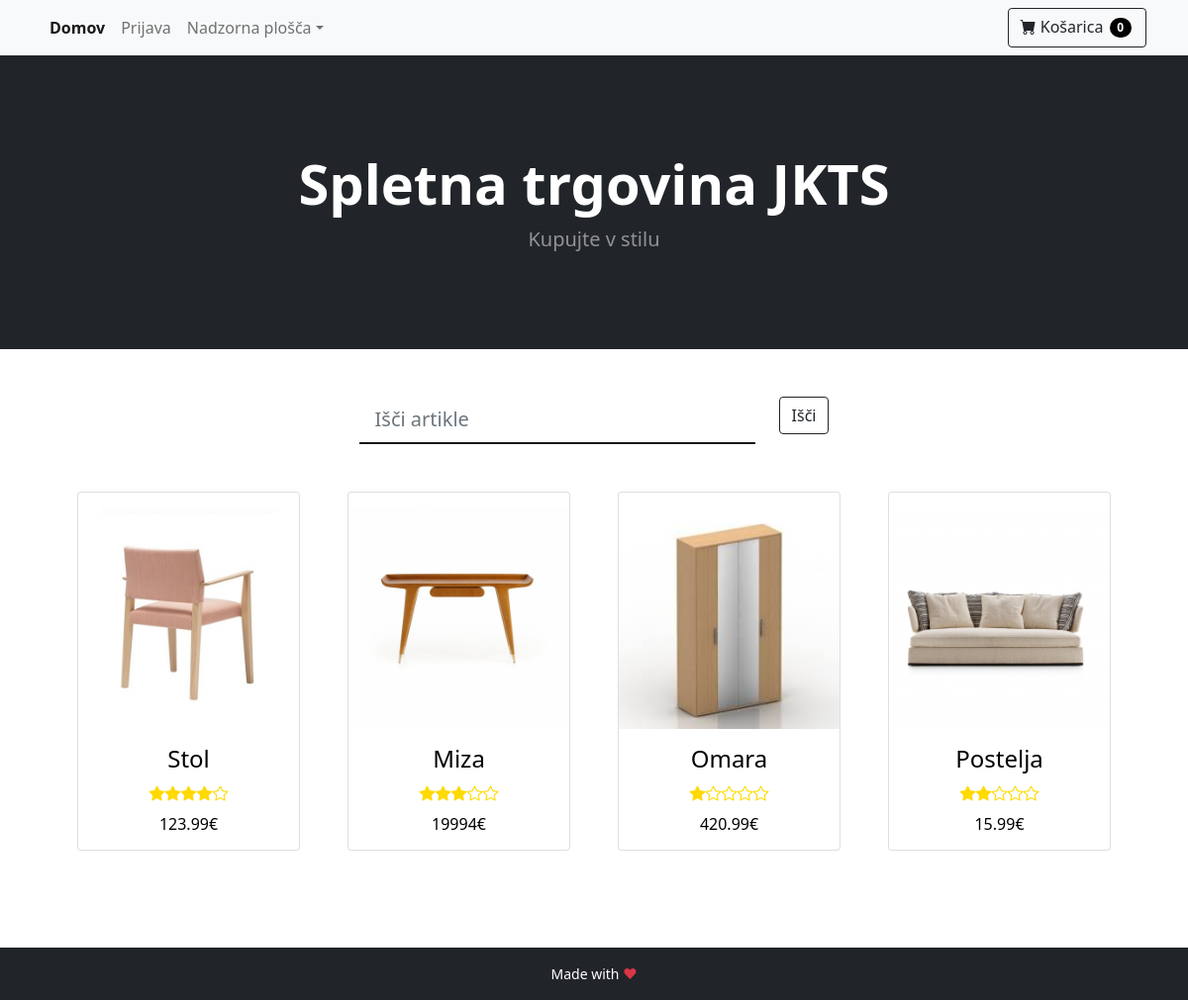
The page / on the database its author committed.
### tables this page shows
CREATE TABLE IF NOT EXISTS `article` (
    `id` INT AUTO_INCREMENT PRIMARY KEY,
    `title` TEXT NOT NULL,
    `description` TEXT NOT NULL,
    `price` FLOAT NOT NULL,
    `photo` TEXT NOT NULL,
    `review` INT NOT NULL
);

### model/database_init.php (called while the page is built, shortened)
<?php
class DBInit {
    private static $host = "localhost";
    private static $user = "root";
    private static $password = "ep";
    private static $schema = "webshop";
    private static $instance = null;
    public static function getInstance() {
        if (!self::$instance) {
            $config = "mysql:host=" . self::$host
                    . ";dbname=" . self::$schema;
            $options = array(
                PDO::ATTR_ERRMODE => PDO::ERRMODE_EXCEPTION,
                PDO::ATTR_DEFAULT_FETCH_MODE => PDO::FETCH_ASSOC,
                PDO::ATTR_PERSISTENT => true,
                PDO::MYSQL_ATTR_INIT_COMMAND => 'SET NAMES utf8'
            );
            self::$instance = new PDO($config, self::$user, self::$password, $options);
        }
        return self::$instance;
    }
}

### model/AbstractDB.php (called while the page is built, shortened)
<?php
require_once 'model/database_init.php';
abstract class AbstractDB {
    protected static $dbh = null;
    public static function getConnection() {
        if (is_null(self::$dbh)) {
            self::$dbh = DBInit::getInstance();
        }
        return self::$dbh;
    }
    protected static function query($sql, array $params = array()) {
        $stmt = self::getConnection()->prepare($sql);
        $params_filtered = self::filterParams($sql, $params);
        $stmt->execute($params_filtered);
        return $stmt->fetchAll();
    }
    protected static function filterParams($sql, array $params) {
        $sql_split = preg_split("/[\(\) ,]/", $sql);
        $sql_params = array_values(preg_grep('/^:/', $sql_split));
        $result = array();
        return $result;
    }
    protected static function alterKeys(array $params) {
        $result = array();
        return $result;
    }
}

### model/ArticleDB.php (called while the page is built, shortened)
<?php
require_once 'model/AbstractDB.php';
class ArticleDB extends AbstractDB {
    public static function getAll() {
        return parent::query("SELECT id, title, description, price, photo, review"
                        . " FROM article"
                        . " ORDER BY id ASC");
    }
}

### ViewHelper.php (called while the page is built, shortened)
<?php
class ViewHelper {
    public static function render($file, $variables = array()) {
        extract($variables);
        include($file);
        return ob_get_clean();
    }
}

### view/index.php (the view, shortened to what this page needs)
<!doctype html>
<html lang="en">
    <head>
        <link href="../public/css/style.css" rel="stylesheet" />
        <link href="https://cdn.jsdelivr.net/npm/bootstrap@5.1.3/dist/css/bootstrap.min.css" rel="stylesheet"
>
        <link href="https://cdn.jsdelivr.net/npm/bootstrap-icons@1.5.0/font/bootstrap-icons.css" rel="stylesheet" />
    </head>
    <body>
        <?php include("layout/navbar.php") ?>
        <header class="bg-dark py-5">
            <div class="container px-4 px-lg-5 my-5">
                <div class="text-center text-white">
                    <h1 class="display-4 fw-bolder">Spletna trgovina JKTS</h1>
                    <p class="lead fw-normal text-white-50 mb-0">Kupujte v stilu</p>
                </div>
            </div>
        </header>
        <div class="container mt-5 d-flex justify-content-center">
            <div class="row">
                <div class="col">
                    <input class="sign form-control form-control-lg form-control-borderless" type="search"
                           placeholder="Išči artikle">
                </div>
                <div class="col">
                    <button class="btn btn-outline-dark" type="submit">Išči</button>
                </div>
            </div>
        </div>
        <div class="container px-4 px-lg-5 mt-5">
            <div class="row gx-4 gx-lg-5 row-cols-2 row-cols-md-3 row-cols-xl-4 justify-content-center">
                <?php foreach ($articles as $article): ?>
                    <div class="col mb-5">
                        <a href="<?= BASE_URL . "product?id=" . $article["id"] ?>">
                            <div class="card">
                                <img class="card-image pt-3" src="../public/assets/<?= $article["photo"] ?>" />
                                <div class="card-body">
                                    <h4 class="card-name"><?= $article["title"] ?></h5>
                                        <div class="card-stars">
                                            <?php
                                            $empty = 5 - $article["review"];
                                            for ($i = 0; $i < $article["review"]; $i++) {
                                                echo '<div class="bi-star-fill"></div>';
                                            }
                                            for ($i = 0; $i < $empty; $i++) {
                                                echo '<div class="bi-star"></div>';
                                            }
                                            ?>
                                        </div>
                                        <h5 class="card-price"><?= $article["price"] ?>€</h5>
                                </div>
                            </div>
                        </a>
                    </div>
                <?php endforeach ?>
            </div>
        </div>
        <?php include("layout/footer.php") ?>
    </body>
</html>

### index.php (shortened to what this page needs)
<?php
require_once ("controller/MainController.php");
$path = isset($_SERVER["PATH_INFO"]) ? trim($_SERVER["PATH_INFO"], "/") : "";
$urls = [
    "" => function () {
        MainController::index();
    },
    "product" => function () {
        MainController::product();
    },
    "checkout" => function () {
        if ($_SERVER["REQUEST_METHOD"] == "POST") {
            OrderController::add();
        } else {
            OrderController::checkout();
        }
    },
    "cart" => function () {
        OrderController::cart();
    },
    "summary" => function () {
        OrderController::summary();
    },
    "signin" => function () {
        if ($_SERVER["REQUEST_METHOD"] == "POST") {
            MainController::verifySignIn();
        } else if ($_SERVER["REQUEST_METHOD"] == "GET") {
            MainController::signin();
        }
    },
    "signup" => function () {
        if ($_SERVER["REQUEST_METHOD"] == "GET") {
            MainController::signup();
        } else if ($_SERVER["REQUEST_METHOD"] == "POST") {
            MainController::create_user();
        }
    },
    "control-panel" => function () {
        MainController::controlPanel();
    },
    "product/add" => function () {
        if ($_SERVER["REQUEST_METHOD"] == "POST") {
            ArticleController::add();
        } else {
            ArticleController::addForm();
        }
    },
    "profile" => function () {
        MainController::profile();
    },
    "logout" => function () {
        MainController::logout();
    },
    "change_password" => function () {
        MainController::change_password();
    },
    "update_user" => function () {
        MainController::update_user();
    },
    "product/edit" => function () {
        if ($_SERVER["REQUEST_METHOD"] == "POST") {
            ArticleController::edit();
        } else {
            ArticleController::editForm();
        }
    },
    "product/delete" => function () {
        ArticleController::delete();
    }
];
try {
    if (isset($urls[$path])) {
        $urls[$path]();
    } else {
        echo "No controller for '$path'";
    }
} catch (InvalidArgumentException $e) {
    echo "$path";
    ViewHelper::error404();
} catch (Exception $e) {
    echo "An error occurred: <pre>$e</pre>";
}

### controller/MainController.php (shortened to what this page needs)
<?php
require_once("model/ArticleDB.php");
require_once("ViewHelper.php");
class MainController {
    public static function index() {
        echo ViewHelper::render("view/index.php", [
            "articles" => ArticleDB::getAll()
        ]);
    }
}

### view/layout/navbar.php (shortened to what this page needs)
<?php
$slug = isset($_SERVER["PATH_INFO"]) ? trim($_SERVER["PATH_INFO"], "/") : "";
?>
<nav class="navbar navbar-expand-lg navbar-light bg-light">
    <div class="container">
        <ul class="navbar-nav me-auto">
            <li class="nav-item"><a class="nav-link <?php echo ($slug == "") ? "active" : ""; ?>" aria-current="page" href="<?= BASE_URL . "" ?>">Domov</a></li>
            <?php if (isset ($_SESSION["loggedIn"]) && $_SESSION["loggedIn"] == true) { ?>
                <li class="nav-item"><a class="nav-link <?php echo ($slug == "profile") ? "active" : ""; ?>" href="<?= BASE_URL . "profile" ?>">Profil</a></li>
            <?php } else {?>
                <li class="nav-item"><a class="nav-link <?php echo ($slug == "signin") ? "active" : ""; ?>" href="<?= BASE_URL . "signin" ?>">Prijava</a></li>
            <?php }?>
            <li class="nav-item dropdown">
                <a class="nav-link dropdown-toggle <?php echo ($slug == "control-panel" || $slug == "product/add" || $slug == "product/edit") ? "active" : ""; ?>" id="navbarDropdown" href="#" role="button" data-bs-toggle="dropdown" aria-expanded="false">Nadzorna plošča</a>
            </li>
        </ul>
        <form class="d-flex">
            <a class="btn btn-outline-dark" href="<?= BASE_URL . "cart" ?>" data-toggle="modal" data-target="#exampleModal">
                <span class="bi-cart-fill"></span>
                Košarica
                <span class="badge"><?php echo(!empty($_SESSION["cart"])) ? count($_SESSION["cart"]) : "0" ?></span>
            </a>
        </form>
    </div>
</nav>

### view/layout/footer.php (shortened to what this page needs)
<footer class="bg-dark">
    <p class="footer-text py-3">Made with <span class="text-danger">♥</span></p>
</footer>

### public/css/style.css (style rules this page uses)
.nav-link.active { font-weight: 600; }
.btn .badge { color: white; background-color: black; border-radius: 50px; margin: 2px; }
footer { margin-top: 50px; }
.footer-text { text-align: center; color: white; font-size: 14px; margin-bottom: 0; }
.card { text-align: center; transition: box-shadow 0.2s; }
.card-body { padding: 0px; }
.card-price { font-size: 16px; padding-top: 10px; margin-bottom: 0; }
.card-stars { display: flex; justify-content: center; color: rgb(255, 217, 0); }
.col a { text-decoration: none; color: black; }
.sign { width: 400px !important; border-left: none !important; border-right: none !important; border-top: none !important; border-radius: 0 !important; border-bottom: 2px rgb(24, 24, 24) solid !important; }

### rows shown on the page
article: photo (picture), title "Stol", review 4 (drawn), price "123.99"
article: photo (picture), title "Miza", review 3 (drawn), price "19994"
article: photo (picture), title "Omara", review 1 (drawn), price "420.99"
article: photo (picture), title "Postelja", review 2 (drawn), price "15.99"
